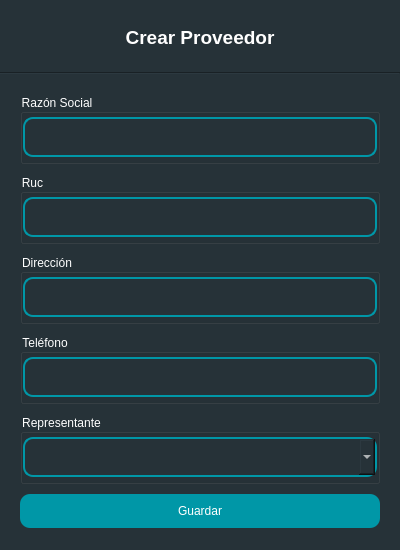
<?xml version="1.0" encoding="UTF-8"?>
<ui version="4.0">
 <class>Dialog</class>
 <widget class="QDialog" name="Dialog">
  <property name="windowModality">
   <enum>Qt::NonModal</enum>
  </property>
  <property name="geometry">
   <rect>
    <x>0</x>
    <y>0</y>
    <width>400</width>
    <height>550</height>
   </rect>
  </property>
  <property name="minimumSize">
   <size>
    <width>400</width>
    <height>550</height>
   </size>
  </property>
  <property name="maximumSize">
   <size>
    <width>700</width>
    <height>550</height>
   </size>
  </property>
  <property name="windowTitle">
   <string>Proveedor</string>
  </property>
  <property name="styleSheet">
   <string notr="true">background-color: #263238;
color: white;</string>
  </property>
  <property name="modal">
   <bool>false</bool>
  </property>
  <layout class="QHBoxLayout" name="horizontalLayout">
   <property name="spacing">
    <number>0</number>
   </property>
   <property name="leftMargin">
    <number>0</number>
   </property>
   <property name="topMargin">
    <number>0</number>
   </property>
   <property name="rightMargin">
    <number>0</number>
   </property>
   <property name="bottomMargin">
    <number>0</number>
   </property>
   <item>
    <widget class="QWidget" name="widget" native="true">
     <property name="styleSheet">
      <string notr="true">QLineEdit {
    color:  white;
    border-style:  solid;
    border-width: 1.5px;
    border-color: #0097a7;
	border-radius: 10px;
	padding: 10px;
}

QComboBox {
    color:  white;
    border-style:  solid;
    border-width: 1.5px;
    border-color: #0097a7;
	border-radius: 10px;
	padding: 10px;
}</string>
     </property>
     <layout class="QVBoxLayout" name="verticalLayout" stretch="1,0,8">
      <property name="spacing">
       <number>6</number>
      </property>
      <property name="leftMargin">
       <number>0</number>
      </property>
      <property name="rightMargin">
       <number>0</number>
      </property>
      <item>
       <widget class="QFrame" name="frame">
        <property name="frameShape">
         <enum>QFrame::NoFrame</enum>
        </property>
        <property name="frameShadow">
         <enum>QFrame::Raised</enum>
        </property>
        <layout class="QVBoxLayout" name="verticalLayout_2" stretch="0">
         <item>
          <widget class="QLabel" name="lbl_title">
           <property name="font">
            <font>
             <pointsize>14</pointsize>
             <weight>75</weight>
             <bold>true</bold>
            </font>
           </property>
           <property name="layoutDirection">
            <enum>Qt::LeftToRight</enum>
           </property>
           <property name="styleSheet">
            <string notr="true">color: white;</string>
           </property>
           <property name="lineWidth">
            <number>1</number>
           </property>
           <property name="text">
            <string>Crear Proveedor</string>
           </property>
           <property name="alignment">
            <set>Qt::AlignCenter</set>
           </property>
          </widget>
         </item>
        </layout>
       </widget>
      </item>
      <item>
       <widget class="Line" name="line">
        <property name="orientation">
         <enum>Qt::Horizontal</enum>
        </property>
       </widget>
      </item>
      <item>
       <widget class="QFrame" name="frame_2">
        <property name="frameShape">
         <enum>QFrame::NoFrame</enum>
        </property>
        <property name="frameShadow">
         <enum>QFrame::Raised</enum>
        </property>
        <layout class="QVBoxLayout" name="verticalLayout_3">
         <property name="leftMargin">
          <number>20</number>
         </property>
         <property name="rightMargin">
          <number>20</number>
         </property>
         <item>
          <widget class="QGroupBox" name="groupBox">
           <property name="minimumSize">
            <size>
             <width>0</width>
             <height>70</height>
            </size>
           </property>
           <property name="maximumSize">
            <size>
             <width>16777215</width>
             <height>70</height>
            </size>
           </property>
           <property name="title">
            <string>Razón Social</string>
           </property>
           <layout class="QVBoxLayout" name="verticalLayout_4">
            <property name="spacing">
             <number>0</number>
            </property>
            <property name="leftMargin">
             <number>0</number>
            </property>
            <property name="topMargin">
             <number>0</number>
            </property>
            <property name="rightMargin">
             <number>0</number>
            </property>
            <property name="bottomMargin">
             <number>0</number>
            </property>
            <item>
             <widget class="QLineEdit" name="input_razon_social">
              <property name="styleSheet">
               <string notr="true">QLineEdit {
    color:  white;
    border-style:  solid;
    border-width: 1.5px;
    border-color: #0097a7;
	border-radius: 10px;
	padding: 10px;
}</string>
              </property>
              <property name="placeholderText">
               <string/>
              </property>
             </widget>
            </item>
           </layout>
          </widget>
         </item>
         <item>
          <widget class="QGroupBox" name="groupBox_2">
           <property name="minimumSize">
            <size>
             <width>0</width>
             <height>70</height>
            </size>
           </property>
           <property name="maximumSize">
            <size>
             <width>16777215</width>
             <height>70</height>
            </size>
           </property>
           <property name="title">
            <string>Ruc</string>
           </property>
           <layout class="QVBoxLayout" name="verticalLayout_5">
            <property name="spacing">
             <number>0</number>
            </property>
            <property name="leftMargin">
             <number>0</number>
            </property>
            <property name="topMargin">
             <number>0</number>
            </property>
            <property name="rightMargin">
             <number>0</number>
            </property>
            <property name="bottomMargin">
             <number>0</number>
            </property>
            <item>
             <widget class="QLineEdit" name="input_ruc">
              <property name="styleSheet">
               <string notr="true">QLineEdit {
    color:  white;
    border-style:  solid;
    border-width: 1.5px;
    border-color: #0097a7;
	border-radius: 10px;
	padding: 10px;
}</string>
              </property>
              <property name="placeholderText">
               <string/>
              </property>
             </widget>
            </item>
           </layout>
          </widget>
         </item>
         <item>
          <widget class="QGroupBox" name="groupBox_3">
           <property name="minimumSize">
            <size>
             <width>0</width>
             <height>70</height>
            </size>
           </property>
           <property name="maximumSize">
            <size>
             <width>16777215</width>
             <height>70</height>
            </size>
           </property>
           <property name="title">
            <string>Dirección</string>
           </property>
           <layout class="QVBoxLayout" name="verticalLayout_6">
            <property name="spacing">
             <number>0</number>
            </property>
            <property name="leftMargin">
             <number>0</number>
            </property>
            <property name="topMargin">
             <number>0</number>
            </property>
            <property name="rightMargin">
             <number>0</number>
            </property>
            <property name="bottomMargin">
             <number>0</number>
            </property>
            <item>
             <widget class="QLineEdit" name="input_direccion">
              <property name="placeholderText">
               <string/>
              </property>
             </widget>
            </item>
           </layout>
          </widget>
         </item>
         <item>
          <widget class="QGroupBox" name="groupBox_4">
           <property name="minimumSize">
            <size>
             <width>0</width>
             <height>70</height>
            </size>
           </property>
           <property name="maximumSize">
            <size>
             <width>16777215</width>
             <height>70</height>
            </size>
           </property>
           <property name="title">
            <string>Teléfono</string>
           </property>
           <layout class="QVBoxLayout" name="verticalLayout_7">
            <property name="spacing">
             <number>0</number>
            </property>
            <property name="leftMargin">
             <number>0</number>
            </property>
            <property name="topMargin">
             <number>0</number>
            </property>
            <property name="rightMargin">
             <number>0</number>
            </property>
            <property name="bottomMargin">
             <number>0</number>
            </property>
            <item>
             <widget class="QLineEdit" name="input_telefono">
              <property name="placeholderText">
               <string/>
              </property>
             </widget>
            </item>
           </layout>
          </widget>
         </item>
         <item>
          <widget class="QGroupBox" name="groupBox_5">
           <property name="minimumSize">
            <size>
             <width>0</width>
             <height>70</height>
            </size>
           </property>
           <property name="maximumSize">
            <size>
             <width>16777215</width>
             <height>70</height>
            </size>
           </property>
           <property name="title">
            <string>Representante</string>
           </property>
           <layout class="QVBoxLayout" name="verticalLayout_8">
            <property name="spacing">
             <number>0</number>
            </property>
            <property name="leftMargin">
             <number>0</number>
            </property>
            <property name="topMargin">
             <number>0</number>
            </property>
            <property name="rightMargin">
             <number>0</number>
            </property>
            <property name="bottomMargin">
             <number>0</number>
            </property>
            <item>
             <widget class="QComboBox" name="cmb_representante">
              <property name="editable">
               <bool>false</bool>
              </property>
              <property name="placeholderText">
               <string/>
              </property>
              <property name="duplicatesEnabled">
               <bool>false</bool>
              </property>
              <property name="frame">
               <bool>true</bool>
              </property>
             </widget>
            </item>
           </layout>
          </widget>
         </item>
         <item>
          <widget class="QPushButton" name="btn_save">
           <property name="cursor">
            <cursorShape>PointingHandCursor</cursorShape>
           </property>
           <property name="styleSheet">
            <string notr="true">QPushButton {
    color:  white;
	background-color: #0097a7;
	border-radius: 10px;
	padding: 10px;
}</string>
           </property>
           <property name="text">
            <string>Guardar</string>
           </property>
          </widget>
         </item>
        </layout>
       </widget>
      </item>
     </layout>
    </widget>
   </item>
  </layout>
 </widget>
 <resources/>
 <connections/>
</ui>
